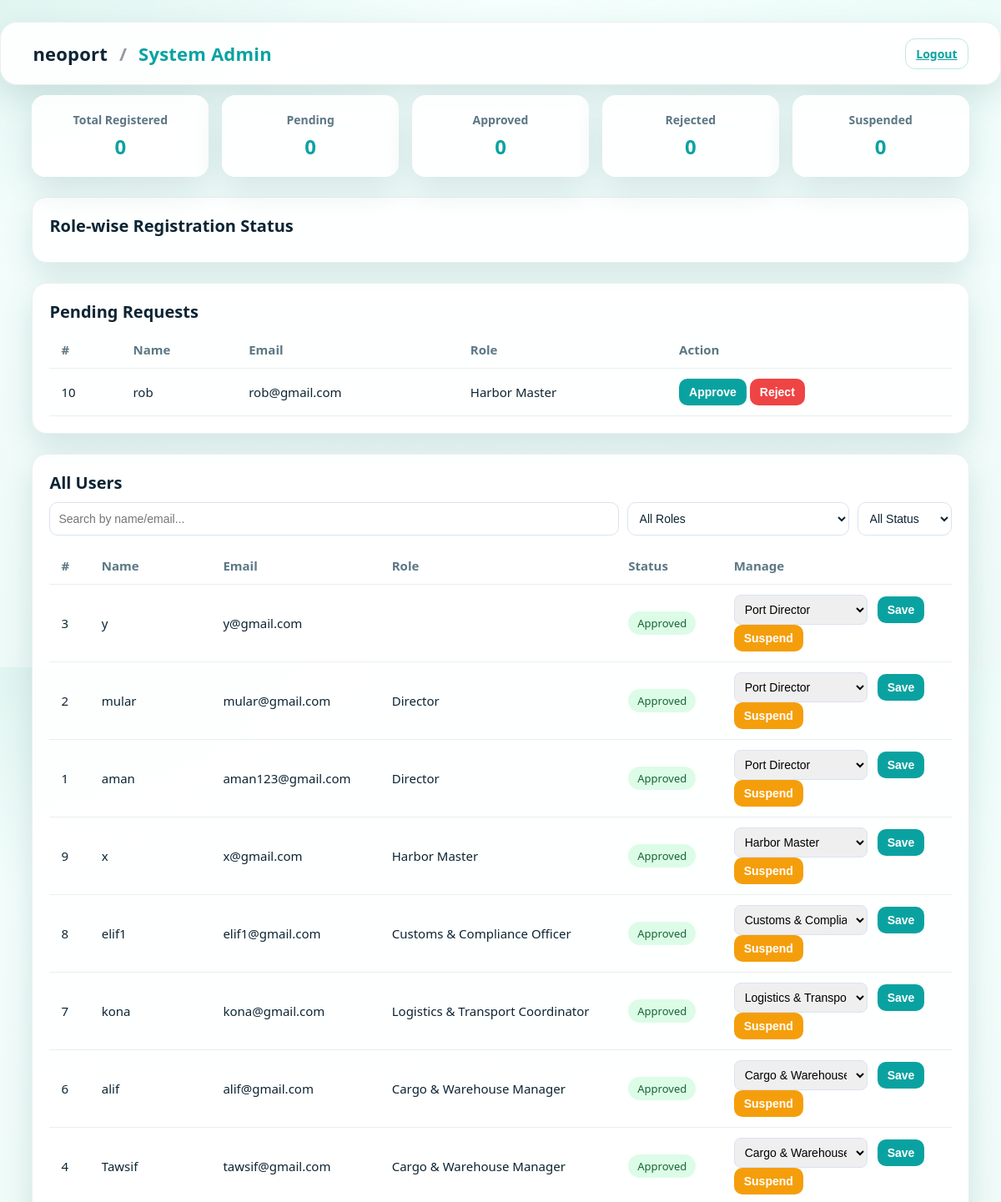
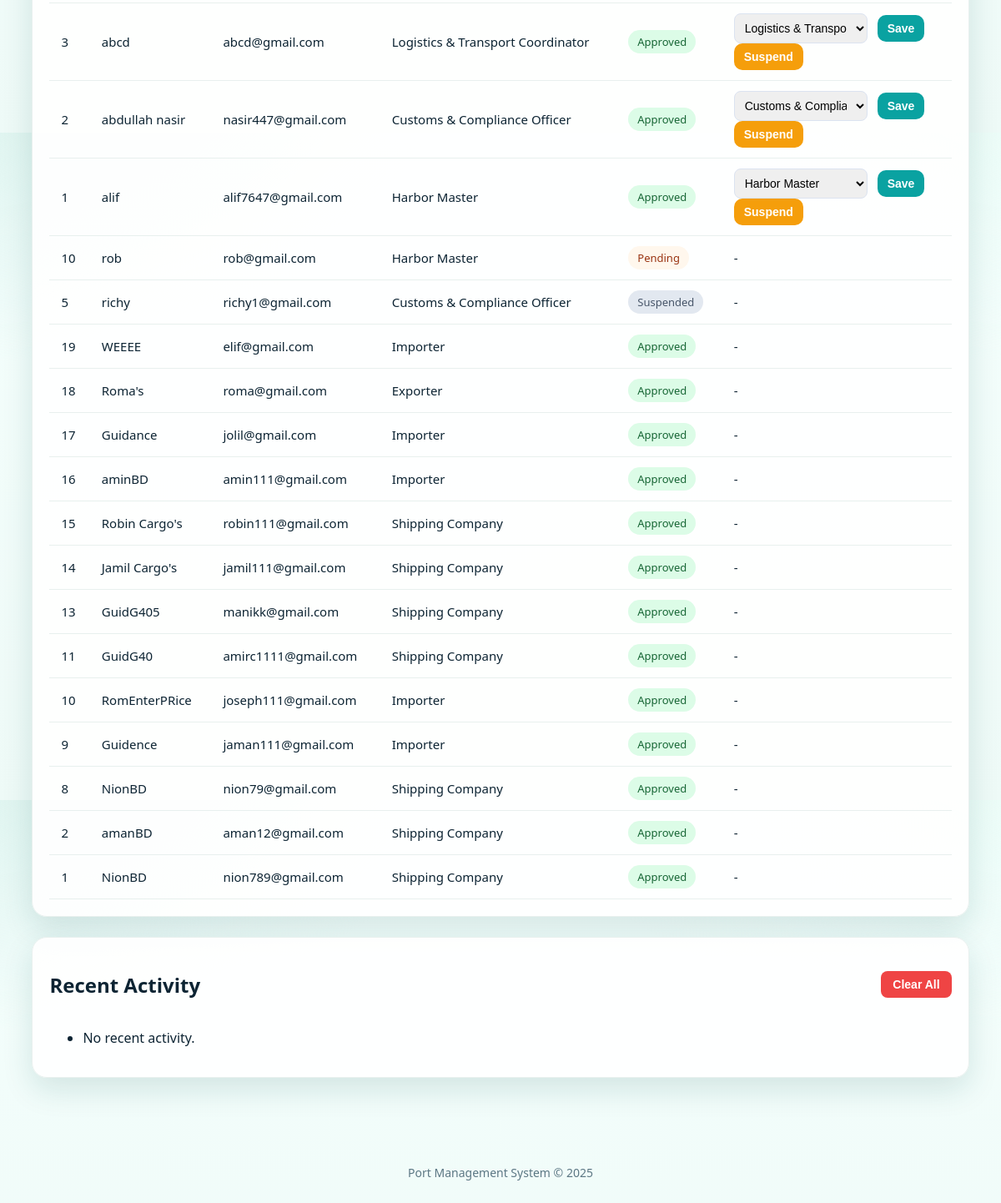
/system_admin/system_admin.php, run on the app's committed database (2 pictures, top to bottom).
### tables this page shows
CREATE TABLE `staff_users` (
  `id` int(11) NOT NULL AUTO_INCREMENT,
  `full_name` varchar(100) NOT NULL,
  `email` varchar(100) NOT NULL,
  `phone` varchar(20) DEFAULT NULL,
  `department` varchar(100) NOT NULL,
  `role` enum('Harbor Master','Customs & Compliance Officer','Cargo & Warehouse Manager','Logistics & Transport Coordinator','Workforce & Safety Manager','Finance & Billing Officer') NOT NULL,
  `password_hash` varchar(255) NOT NULL,
  `nid` varchar(50) DEFAULT NULL,
  `notes` text DEFAULT NULL,
  `status` enum('pending','approved','rejected','suspended') DEFAULT 'pending',
  `created_at` timestamp NOT NULL DEFAULT current_timestamp(),
  `updated_at` timestamp NOT NULL DEFAULT current_timestamp() ON UPDATE current_timestamp(),
  `approved_by` int(11) DEFAULT NULL,
  PRIMARY KEY (`id`),
  UNIQUE KEY `email` (`email`),
  KEY `approved_by` (`approved_by`),
  CONSTRAINT `staff_users_ibfk_1` FOREIGN KEY (`approved_by`) REFERENCES `system_admin` (`id`)
);

CREATE TABLE `authorities` (
  `id` int(11) NOT NULL AUTO_INCREMENT,
  `full_name` varchar(100) NOT NULL,
  `email` varchar(100) NOT NULL,
  `phone` varchar(20) DEFAULT NULL,
  `organization` varchar(150) DEFAULT NULL,
  `nid` varchar(50) DEFAULT NULL,
  `role` enum('Director','Deputy Director') NOT NULL,
  `password_hash` varchar(255) NOT NULL,
  `status` enum('approved','suspended') DEFAULT 'approved',
  `created_at` timestamp NOT NULL DEFAULT current_timestamp(),
  `approved_by` int(11) DEFAULT NULL,
  PRIMARY KEY (`id`),
  UNIQUE KEY `email` (`email`),
  KEY `approved_by` (`approved_by`),
  CONSTRAINT `authorities_ibfk_1` FOREIGN KEY (`approved_by`) REFERENCES `system_admin` (`id`)
);

CREATE TABLE `partners` (
  `id` int(11) NOT NULL AUTO_INCREMENT,
  `role_id` int(11) NOT NULL,
  `company_name` varchar(150) NOT NULL,
  `trade_license` varchar(50) NOT NULL,
  `tax_id` varchar(50) NOT NULL,
  `contact_name` varchar(100) NOT NULL,
  `contact_email` varchar(100) NOT NULL,
  `phone` varchar(20) NOT NULL,
  `website` varchar(150) DEFAULT NULL,
  `address` varchar(200) NOT NULL,
  `city` varchar(100) NOT NULL,
  `country` varchar(100) NOT NULL DEFAULT 'Bangladesh',
  `notes` text DEFAULT NULL,
  `password_hash` varchar(255) NOT NULL,
  `created_at` timestamp NOT NULL DEFAULT current_timestamp(),
  `approved_by` int(11) DEFAULT NULL,
  PRIMARY KEY (`id`),
  UNIQUE KEY `contact_email` (`contact_email`),
  KEY `role_id` (`role_id`),
  KEY `approved_by` (`approved_by`),
  CONSTRAINT `partners_ibfk_1` FOREIGN KEY (`role_id`) REFERENCES `partner_roles` (`id`),
  CONSTRAINT `partners_ibfk_2` FOREIGN KEY (`approved_by`) REFERENCES `system_admin` (`id`)
);

CREATE TABLE `partner_roles` (
  `id` int(11) NOT NULL AUTO_INCREMENT,
  `role_name` varchar(50) NOT NULL,
  PRIMARY KEY (`id`),
  UNIQUE KEY `role_name` (`role_name`)
);

### system_admin/system_admin.php (the view, shortened to what this page needs)
<?php
$pdo = pms_pdo();
$authority_roles = ['Port Director'];
$staff_roles = [
    "Harbor Master", "Customs & Compliance Officer", "Cargo & Warehouse Manager",
    "Logistics & Transport Coordinator"
];
$pending_authority_requests = $pdo->query("SELECT id, full_name, email, role, 'authority' as type, 'pending' as status FROM authority_requests WHERE status='pending' ORDER BY created_at DESC")->fetchAll();
$approved_authorities = $pdo->query("SELECT *, 'authority' as type FROM authorities WHERE status = 'approved' ORDER BY created_at DESC")->fetchAll();
$rejected_authorities = $pdo->query("SELECT *, 'rejected' as status, 'authority' as type FROM authority_requests WHERE status = 'rejected' ORDER BY created_at DESC")->fetchAll();
$suspended_authorities = $pdo->query("SELECT *, 'authority' as type FROM authorities WHERE status = 'suspended' ORDER BY created_at DESC")->fetchAll();
$pending_staff_requests = $pdo->query("SELECT id, full_name, email, role, 'staff' as type, 'pending' as status FROM staff_users WHERE status='pending' ORDER BY created_at DESC")->fetchAll();
$approved_staff = $pdo->query("SELECT *, 'staff' as type FROM staff_users WHERE status='approved' ORDER BY created_at DESC")->fetchAll();
$rejected_staff = $pdo->query("SELECT *, 'staff' as type FROM staff_users WHERE status='rejected' ORDER BY created_at DESC")->fetchAll();
$suspended_staff = $pdo->query("SELECT *, 'staff' as type FROM staff_users WHERE status='suspended' ORDER BY created_at DESC")->fetchAll();
$pending_partner_requests = $pdo->query("
    SELECT pr.id, pr.company_name as full_name, pr.contact_email as email, r.role_name as role, 'partner' as type, pr.status
    FROM partner_requests pr
    JOIN partner_roles r ON pr.role_id = r.id
    WHERE pr.status='pending'
    ORDER BY pr.created_at DESC
")->fetchAll();
$approved_partners = $pdo->query("SELECT p.id, p.company_name as full_name, p.contact_email as email, r.role_name as role, 'partner' as type, 'approved' as status, p.created_at FROM partners p JOIN partner_roles r ON p.role_id = r.id ORDER BY p.created_at DESC")->fetchAll();
$suspended_partners = $pdo->query("SELECT p.id, p.company_name as full_name, p.contact_email as email, r.role_name as role, 'partner' as type, 'suspended' as status, p.created_at FROM partners p JOIN partner_roles r ON p.role_id = r.id JOIN suspended_users s ON p.id = s.user_id WHERE s.user_type = 'partner' ORDER BY p.created_at DESC")->fetchAll();
$all_users = array_merge(
    $approved_authorities, $pending_authority_requests, $rejected_authorities, $suspended_authorities,
    $approved_staff, $pending_staff_requests, $rejected_staff, $suspended_staff,
    $approved_partners, $suspended_partners, $pending_partner_requests
);
?>
<!DOCTYPE html>
<html lang="en">
<head>
<link rel="stylesheet" href="system_admin.css">
</head>
<body>
<header class="topbar">
    <div class="title">
        <span class="logo">neoport</span>
        <span class="divider">/</span>
        <span class="role">System Admin</span>
    </div>
    <div class="user-info">
        <a href="/pms/logout.php" class="btn ghost">Logout</a>
    </div>
</header>
<main class="page">
    <section class="dashboard-stats">
        <div class="stat-card">
            <h3>Total Registered</h3>
            <p id="total-registered">0</p>
        </div>
        <div class="stat-card">
            <h3>Pending</h3>
            <p id="total-pending">0</p>
        </div>
        <div class="stat-card">
            <h3>Approved</h3>
            <p id="total-approved">0</p>
        </div>
        <div class="stat-card">
            <h3>Rejected</h3>
            <p id="total-rejected">0</p>
        </div>
        <div class="stat-card">
            <h3>Suspended</h3>
            <p id="total-suspended">0</p>
        </div>
    </section>
    <section class="card">
        <div class="card-head">
            <h2>Role-wise Registration Status</h2>
        </div>
    </section>
    <section class="card">
        <div class="card-head">
            <h2>Pending Requests</h2>
        </div>
        <table class="table">
            <thead>
                <tr>
                    <th>#</th>
                    <th>Name</th>
                    <th>Email</th>
                    <th>Role</th>
                    <th>Action</th>
                </tr>
            </thead>
            <tbody>
                <?php
                $pending_requests = array_merge($pending_authority_requests, $pending_staff_requests, $pending_partner_requests);
                if(empty($pending_requests)):
                ?>
                    <tr><td colspan="5">No pending requests.</td></tr>
                <?php else: ?>
                    <?php foreach($pending_requests as $u): ?>
                        <tr>
                            <td><?= $u['id'] ?></td>
                            <td><?= htmlspecialchars($u['full_name']) ?></td>
                            <td><?= htmlspecialchars($u['email']) ?></td>
                            <td><?= htmlspecialchars($u['role']) ?></td>
                            <td class="actions">
                                <form method="post" style="display: inline-block;">
                                    <button class="btn approve" name="action" value="<?= $u['type'] === 'partner' ? 'approve_partner' : 'approve' ?>">Approve</button>
                                </form>
                                <form method="post" style="display: inline-block;">
                                    <button class="btn reject" name="action" value="<?= $u['type'] === 'partner' ? 'reject_partner' : 'reject' ?>">Reject</button>
                                </form>
                            </td>
                        </tr>
                    <?php endforeach; ?>
                <?php endif; ?>
            </tbody>
        </table>
    </section>
    <section class="card">
        <div class="card-head">
            <h2>All Users</h2>
        </div>
        <div class="filters">
            <input type="text" id="searchAll" class="search-bar" placeholder="Search by name/email...">
            <select id="roleFilterAll">
                <option value="">All Roles</option>
            </select>
            <select id="statusFilterAll">
                <option value="">All Status</option>
            </select>
        </div>
        <table id="allTable" class="table">
            <thead><tr><th>#</th><th>Name</th><th>Email</th><th>Role</th><th>Status</th><th>Manage</th></tr></thead>
            <tbody>
            <?php if(empty($all_users)): ?>
                <tr><td colspan="6">No users found.</td></tr>
            <?php else: ?>
                <?php foreach($all_users as $u): ?>
                    <tr>
                        <td><?= $u['id'] ?></td>
                        <td><?= htmlspecialchars($u['full_name']) ?></td>
                        <td><?= htmlspecialchars($u['email']) ?></td>
                        <td><?= htmlspecialchars($u['role']) ?></td>
                        <td><span class="badge <?= htmlspecialchars($u['status']) ?>"><?= ucfirst(htmlspecialchars($u['status'])) ?></span></td>
                        <td class="actions">
                            <?php if ($u['type'] !== 'partner' && $u['status'] === 'approved'): ?>
                                <form method="post" class="inline-form">
                                    <select name="role" class="role-select">
                                        <?php $role_list = ($u['type'] === 'authority') ? $authority_roles : $staff_roles; ?>
                                        <?php foreach($role_list as $role): ?>
                                        <option value="<?= htmlspecialchars($role) ?>" <?= ($u['role']==$role)?'selected':'' ?>><?= htmlspecialchars($role) ?></option>
                                        <?php endforeach; ?>
                                    </select>
                                    <button class="btn save" name="action" value="update_role" data-confirm="Update role?">Save</button>
                                </form>
                                <form method="post">
                                    <button class="btn suspend" name="action" value="suspend" data-confirm="Suspend this user?">Suspend</button>
                                </form>
                            <?php else: ?>
                                <span>-</span>
                            <?php endif; ?>
                        </td>
                    </tr>
                <?php endforeach; ?>
            <?php endif; ?>
            </tbody>
        </table>
    </section>
    <section class="card">
        <div class="activity-header">
            <h2>Recent Activity</h2>
            <form method="post">
                <button name="action" value="clear_activity" class="clear-activity" data-confirm="Clear all recent activity?">Clear All</button>
            </form>
        </div>
        <ul>
            <?php if(empty($_SESSION['activity_log'])): ?>
                <li>No recent activity.</li>
            <?php else: ?>
                <?php foreach($_SESSION['activity_log'] as $log): ?>
                    <li><?= htmlspecialchars($log) ?></li>
                <?php endforeach; ?>
            <?php endif; ?>
        </ul>
    </section>
</main>
<footer>
    <p>Port Management System © <?= date('Y') ?></p>
</footer>
</body>
</html>

### system_admin/system_admin.css (style rules this page uses)
:root { --bg1: #e8fbf6; --bg2: #d8f1ec; --card-bg: rgba(255, 255, 255, 0.92); --card-br: 18px; --ink: #0d2433; --muted: #5c7784; --line: #e8f0ee; --brand: #0aa2a1; --brand-2: #0fbfbf; --shadow: 0 14px 36px rgba(16, 88, 86, 0.14); --maxw: 1400px; --gutter: clamp(18px, 3.2vw, 40px); }
* { box-sizing: border-box; }
html, body { height: 100%; }
body { margin: 0; min-height: 100dvh; font-family: ui-sans-serif, system-ui, -apple-system, Segoe UI, Roboto, "Helvetica Neue", Arial; color: var(--ink); background: radial-gradient(1200px 600px at -10% -10%, var(--bg2), transparent 60%), radial-gradient(1200px 600px at 110% -10%, var(--bg1), transparent 60%), linear-gradient(180deg, #f5fffd 0%, #eefaf7 100%); }
.topbar { display: flex; justify-content: space-between; align-items: center; padding: 22px var(--gutter); max-width: var(--maxw); margin: 26px auto 12px; background: var(--card-bg); border: 1px solid var(--line); border-radius: 20px; box-shadow: var(--shadow); }
.title { font-weight: 800; font-size: 22px; letter-spacing: .2px; }
.title .divider { opacity: .45; margin: 0 .5rem; }
.title .role { color: var(--brand); }
.page { max-width: var(--maxw); margin: 0 auto 70px; padding: 0 var(--gutter); }
.card { background: var(--card-bg); border: 1px solid var(--line); border-radius: var(--card-br); box-shadow: var(--shadow); padding: 20px; margin-bottom: 24px; }
.card-head { display: flex; align-items: center; justify-content: space-between; margin-bottom: 10px; }
.card-head h2 { margin: 0; font-size: 20px; }
.table { width: 100%; border-collapse: collapse; font-size: 15px; }
.table th, .table td { text-align: left; padding: 12px 14px; border-bottom: 1px solid var(--line); }
.table th { color: var(--muted); font-weight: 800; }
.badge { display: inline-flex; align-items: center; justify-content: center; font-size: 13px; padding: 4px 10px; border-radius: 999px; border: 1px solid transparent; }
.badge.pending { background: #fff7ed; color: #9a3412; }
.badge.approved { background: #dcfce7; color: #166534; }
.badge.suspended { background: #e2e8f0; color: #475569; }
.btn { appearance: none; border: none; border-radius: 999px; padding: 12px 18px; cursor: pointer; background: linear-gradient(135deg, var(--brand), var(--brand-2)); color: #fff; font-weight: 800; font-size: 14px; }
.btn.ghost { background: transparent; color: var(--brand); border: 1px solid #bfe8e6; padding: 8px 12px; border-radius: 12px; font-weight: 800; }
.dashboard-stats { display: grid; grid-template-columns: repeat(auto-fit, minmax(180px, 1fr)); gap: 16px; margin-bottom: 24px; }
.stat-card { background: var(--card-bg); padding: 20px; border-radius: 16px; box-shadow: var(--shadow); text-align: center; }
.stat-card h3 { color: var(--muted); font-size: 14px; margin: 0 0 6px 0; }
.stat-card p { font-size: 24px; font-weight: 800; color: var(--brand); margin: 0; }
.filters { display: flex; gap: 10px; margin-bottom: 14px; flex-wrap: wrap; }
.filters .search-bar, .filters select { padding: 10px; font-size: 14px; border: 1.5px solid #dbe3f0; border-radius: 10px; background: #fff; color: var(--ink); }
.filters .search-bar { flex-grow: 1; min-width: 200px; }
.actions .btn { padding: 8px 12px; border-radius: 10px; font-size: 14px; }
.actions .btn.approve { background: var(--brand); }
.actions .btn.reject { background: #ef4444; }
.actions .btn.suspend { background: #f59e0b; }
.actions .btn.save { background: var(--brand); }
.role-select { padding: 8px; border-radius: 8px; border: 1.5px solid #dbe3f0; font-size: 14px; width: 160px; }
.inline-form { display: inline-flex; gap: 12px; align-items: center; }
.activity-header { display: flex; justify-content: space-between; align-items: center; margin-bottom: 12px; }
.clear-activity { background: #ef4444; color: #fff; border: none; padding: 8px 14px; border-radius: 8px; cursor: pointer; font-size: 14px; font-weight: 600; transition: background 0.2s ease-in-out; }
footer { text-align: center; color: var(--muted); padding: 20px; font-size: 14px; }

### data on the page
staff_users: id "10", full_name "rob", email "rob@gmail.com", role "Harbor Master", status "Pending"
authorities: id "3", full_name "y", email "y@gmail.com", status "Approved"
authorities: id "2", full_name "mular", email "mular@gmail.com", role "Director", status "Approved"
authorities: id "1", full_name "aman", email "aman123@gmail.com", role "Director", status "Approved"
staff_users: id "9", full_name "x", email "x@gmail.com", role "Harbor Master", status "Approved"
staff_users: id "8", full_name "elif1", email "elif1@gmail.com", role "Customs & Compliance Officer", status "Approved"
staff_users: id "7", full_name "kona", email "kona@gmail.com", role "Logistics & Transport Coordinator", status "Approved"
staff_users: id "6", full_name "alif", email "alif@gmail.com", role "Cargo & Warehouse Manager", status "Approved"
staff_users: id "4", full_name "Tawsif", email "tawsif@gmail.com", role "Cargo & Warehouse Manager", status "Approved"
staff_users: id "3", full_name "abcd", email "abcd@gmail.com", role "Logistics & Transport Coordinator", status "Approved"
staff_users: id "2", full_name "abdullah nasir", email "nasir447@gmail.com", role "Customs & Compliance Officer", status "Approved"
staff_users: id "1", full_name "alif", email "alif7647@gmail.com", role "Harbor Master", status "Approved"
staff_users: id "5", full_name "richy", email "richy1@gmail.com", role "Customs & Compliance Officer", status "Suspended"
partners: id "19", company_name "WEEEE", contact_email "elif@gmail.com", role.role_name "Importer", status "Approved"
partners: id "18", company_name "Roma's", contact_email "roma@gmail.com", role.role_name "Exporter", status "Approved"
partners: id "17", company_name "Guidance", contact_email "jolil@gmail.com", role.role_name "Importer", status "Approved"
partners: id "16", company_name "aminBD", contact_email "amin111@gmail.com", role.role_name "Importer", status "Approved"
partners: id "15", company_name "Robin Cargo's", contact_email "robin111@gmail.com", role.role_name "Shipping Company", status "Approved"
partners: id "14", company_name "Jamil Cargo's", contact_email "jamil111@gmail.com", role.role_name "Shipping Company", status "Approved"
partners: id "13", company_name "GuidG405", contact_email "manikk@gmail.com", role.role_name "Shipping Company", status "Approved"
partners: id "11", company_name "GuidG40", contact_email "amirc1111@gmail.com", role.role_name "Shipping Company", status "Approved"
partners: id "10", company_name "RomEnterPRice", contact_email "joseph111@gmail.com", role.role_name "Importer", status "Approved"
partners: id "9", company_name "Guidence", contact_email "jaman111@gmail.com", role.role_name "Importer", status "Approved"
partners: id "8", company_name "NionBD", contact_email "nion79@gmail.com", role.role_name "Shipping Company", status "Approved"
partners: id "2", company_name "amanBD", contact_email "aman12@gmail.com", role.role_name "Shipping Company", status "Approved"
partners: id "1", company_name "NionBD", contact_email "nion789@gmail.com", role.role_name "Shipping Company", status "Approved"

### other printed values
form field role "Port Director"
